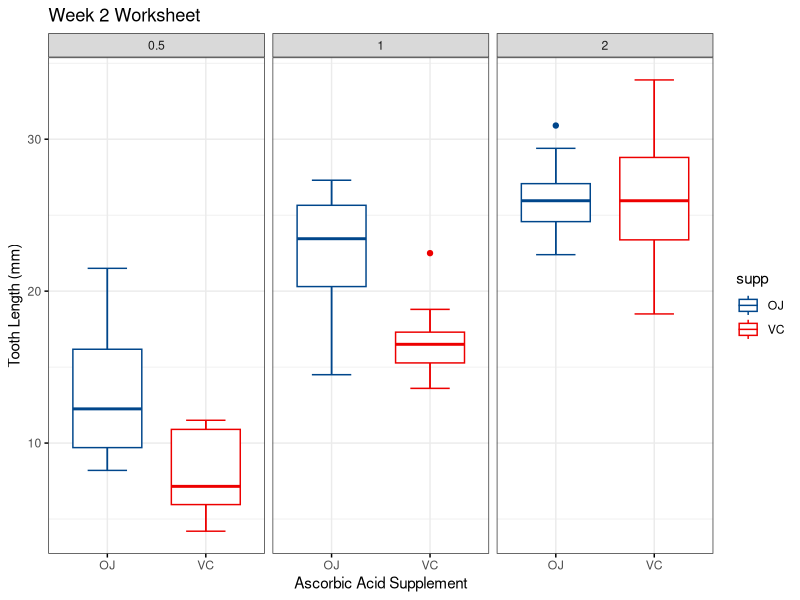

This chart was generated by the following R code:
# Load data, library
library(ggpubr)
library(datasets)
data("ToothGrowth")

# convert dose to a factor
ToothGrowth$dose <- as.factor(ToothGrowth$dose)

# Make boxplot 
ggboxplot(ToothGrowth,
          x="supp", 
          y="len", 
          bxp.errorbar = TRUE, 
          facet.by = "dose", 
          color="supp", 
          palette = "lancet", 
          ggtheme = theme_bw(), 
          xlab = "Ascorbic Acid Supplement", 
          ylab = "Tooth Length (mm)", 
          title = "Week 2 Worksheet" )